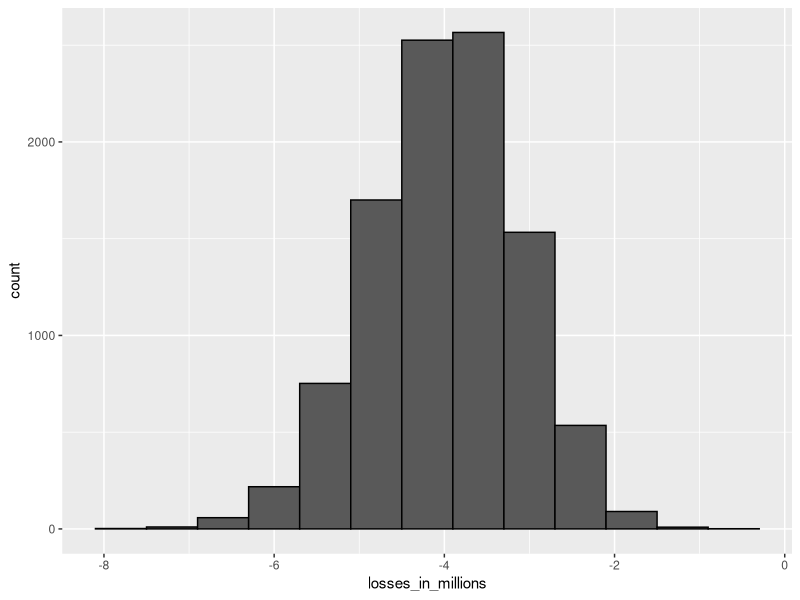

The R source for this figure:
#Un banco con 2% de morosidad
n <- 1000
loss_per_foreclosure <- -200000
p <- 0.02
#0 pierden, 1 ganan
defaults <- sample(c(0,1), n, prob = c(1-p, p), replace = TRUE)
sum(defaults * loss_per_foreclosure)

B <- 10000
losses <- replicate(B, {
  defaults <- sample(c(0,1), n, prob = c(1-p, p), replace = TRUE)
  sum(defaults * loss_per_foreclosure)
})

library(tidyverse)
data.frame(losses_in_millions = losses/10^6) %>%
  ggplot(aes(losses_in_millions)) +
  geom_histogram(binwidth = 0.6, color = "black")

#Tambien lo podemos hacer con un CLT en lugar de Monte Carlo
n*(p*loss_per_foreclosure + (1-p)*0)    # expected value 
sqrt(n)*abs(loss_per_foreclosure)*sqrt(p*(1-p))    # standard error

#Esto es lo que perderiamos en promedio sin una tasa de interes. Ahora, para cualcular la tasa
#sustituimos en la formula del valor esperado que vimos en el pasado.
t <- -loss_per_foreclosure*p/(1-p)
#Sabemos que los prestamos son de 180000, por lo que la tasa seria de aproximadamente 2%:
t/180000

#pero como esa tasa de interes es igual a nuestra morosidad hay un 50% de probabilidad de que el banco pierda.
#podemos buscar la probabilidad de solo perder en el 1% de los casos con un qnorm(0.01) que llamaremos z
l <- loss_per_foreclosure
z <- qnorm(0.01)
#los sustituimos en esta formula
x <- -l*( n*p - z*sqrt(n*p*(1-p)))/ ( n*(1-p) + z*sqrt(n*p*(1-p)))
x
x/180000    # interest rate
loss_per_foreclosure*p + x*(1-p)    # expected value of the profit per loan
n*(loss_per_foreclosure*p + x*(1-p)) # expected value of the profit over n loans

#Con estos datos corremos una Monte Carlo y nos dan los mismos resultados
profit <- replicate(B, {
  draws <- sample( c(x, loss_per_foreclosure), n, prob=c(1-p, p), replace = TRUE) 
  sum(draws)
})
mean(profit)    # expected value of the profit over n loans
mean(profit<0)    # probability of losing money

#Un empleado te dice que con mayor numero de prestamos puedes ganar mas, incluso si subes la tasa de interes y aumenta la morosidad promedio.
p <- .04
loss_per_foreclosure <- -200000
r <- 0.05
x <- r*180000
loss_per_foreclosure*p + x*(1-p)

#Incluso podemos calcular el numero de prestamos necesario para mantener la probabilidad de perder en 1%.
z <- qnorm(0.01)
l <- loss_per_foreclosure
n <- ceiling((z^2*(x-l)^2*p*(1-p))/(l*p + x*(1-p))^2)
n    # number of loans required
n*(loss_per_foreclosure*p + x * (1-p))    # expected profit over n loans

#Monte Carlo esta de acuerdo
B <- 10000
p <- 0.04
x <- 0.05 * 180000
profit <- replicate(B, {
  draws <- sample( c(x, loss_per_foreclosure), n, 
                   prob=c(1-p, p), replace = TRUE) 
  sum(draws)
})
mean(profit)

#El problema es que todo esto asume que la probabilidad de morosidad es independiente e ignora que uno puede afectar a otro.
#Cuando abrimos la posibilidad de que todos dejen de pagar al mismo tiempo, esto cambia
p <- 0.04
x <- 0.05*180000
profit <- replicate(B, {
  new_p <- 0.04 + sample(seq(-0.01, 0.01, length = 100), 1)
  draws <- sample( c(x, loss_per_foreclosure), n, 
                   prob=c(1-new_p, new_p), replace = TRUE)
  sum(draws)
})
mean(profit)    # expected profit
mean(profit < 0)    # probability of losing money
mean(profit < -10000000)    # probability of losing over $10 million
